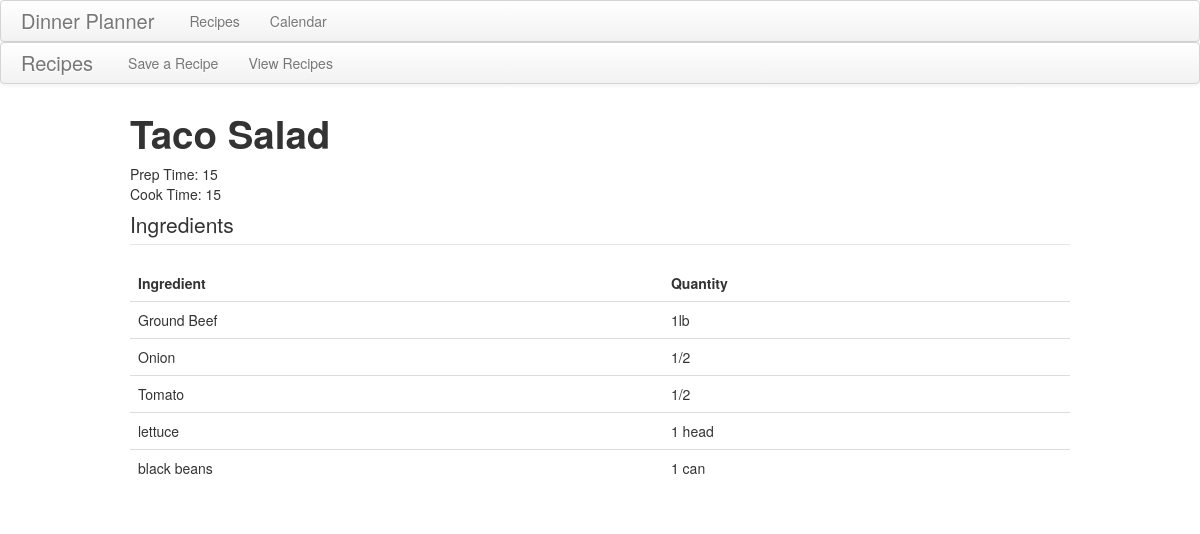
The app's page /recipes/view/1 with its own data.
### recipes/models.py (models this page shows)
class recipe(models.Model):
	title = models.CharField(max_length = 100)
	prep_time = models.CharField(max_length = 50)
	cook_time = models.CharField(max_length = 50)
	ingredients = models.TextField()

### recipes/views.py (the view)
# urls.py: url(r'^view/(.*)$', views.recipe_view_specific, name='recipe_view_specific'),
def recipe_view_specific(request, params):
	recipe = r.objects.get(pk=params)
	context = {}
	context['recipe'] = recipe
	context['ingredients'] = json.loads(recipe.ingredients)
	return render_to_response('recipe_view_specific.html', context, context_instance = RequestContext(request))

### recipes/templates/recipe_view_specific.html
{% extends 'recipe_template.html' %}
{% block main %}
<h1>{{recipe.title}}</h1>
<div id="prep_time">Prep Time:   {{recipe.prep_time}}</div>
<div id="cook_time">Cook Time:   {{recipe.cook_time}}</div>
<div id="items">
	<legend>Ingredients</legend>
	<table class="table">
		<thead>
			<th>Ingredient</th>
			<th>Quantity</th>
		</thead>
		<tbody>
			{% for ingredient in ingredients %}
				{% for ingred, quant in ingredient.items %}
					<tr>
						<td>{{ingred}}</td>
						<td>{{quant}}</td>
					</tr>
				{% endfor %}
			{% endfor %}
		</tbody>
	</table>
</div>
{% endblock %}

### records on screen
recipe: title "Taco Salad", prep_time "15", cook_time "15"

### other values on screen
{{ ingred }} "Ground Beef" "Onion" "Tomato" "lettuce" "black beans"
{{ quant }} "1lb" "1/2" "1/2" "1 head" "1 can"
